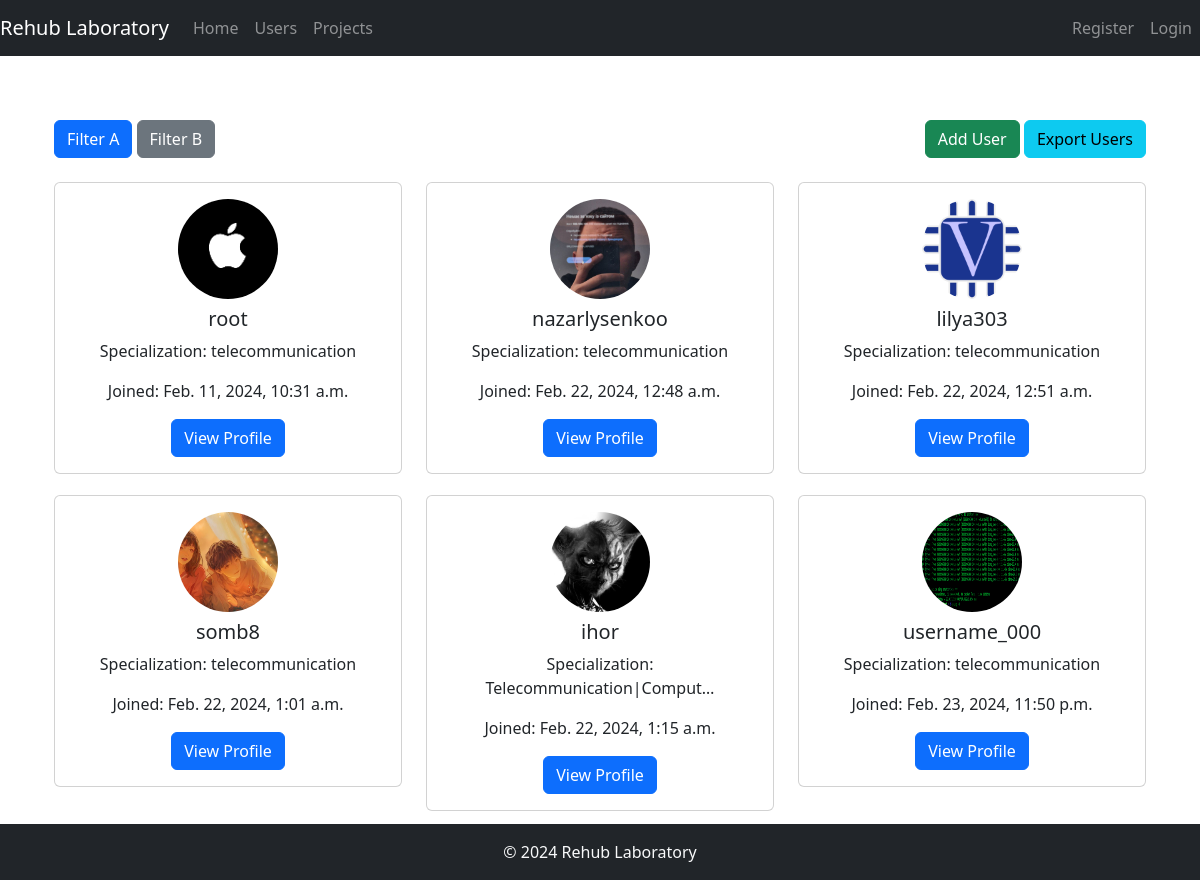
/users/, run on the app's committed database.
### forum/models.py (models this page shows)
class CustomUser(AbstractUser):
    slug = AutoSlugField(populate_from='username',null= True)
    photo = models.ImageField(upload_to='user_photos/', null=True, blank=True)
    specialization = models.CharField(max_length=100,null=True)
    telegram = models.CharField(max_length=100,null=True)
    course = models.IntegerField(null = True)
    description_profile = models.TextField(null=True)
    def get_absolute_url(self):
        return reverse('profile',kwargs={'slug':self.slug})

### forum/views.py (the view)
# urls.py: path('users/',Users.as_view(),name = 'users'),
class Users(UserMixin,ListView):
    model = CustomUser
    template_name = 'forum/users.html'
    context_object_name = 'data_users'
    def get_context_data(self, **kwargs):
        context = super().get_context_data(**kwargs)
        if self.request.user.id != None:
            context.update(self.get_user_details_by_id(self.request.user.id))
        context['users'] = CustomUser.objects.all()
        users_ = CustomUser.objects.all()
        for user in users_:
            print(f'CustomUser.objects.all() , username: {user.username} photo: {user.photo}')
        return context

### forum/templates/forum/users.html (shortened to what this page needs)
{% extends 'forum/base.html' %}
{% load custom_filters %}
{% block content %}
<div class="container-fluid">
    <div class="row my-3">
        <div class="col-12">
            <div class="d-flex justify-content-between">
                <div>
                    <button class="btn btn-primary">Filter A</button>
                    <button class="btn btn-secondary">Filter B</button>
                </div>
                <div>
                    <button class="btn btn-success">Add User</button>
                    <button class="btn btn-info">Export Users</button>
                </div>
            </div>
        </div>
    </div>
    <div class="row users-section">
        {% for user in users %}
        <div class="col-md-4 my-2">
            <div class="card">
                <div class="card-body text-center">
                    <img src="{{ user.photo.url }}" alt="{{ user.username }}'s photo" class="img-fluid rounded-circle mb-2" style="width: 100px; height: 100px;">
                    <h5 class="card-title">{{ user.username }}</h5>
                    <p class="card-text">Specialization: {{ user.specialization|truncatechars:25 }}</p>
                    <p class="card-text">Joined: {{ user.date_joined }}</p>
                    <a href="{{ user.get_absolute_url }}" class="btn btn-primary">View Profile</a>
                </div>
            </div>
        </div>
        {% endfor %}
    </div>
</div>
{% endblock %}

### forum/static/forum/css/style.css (style rules this page uses)
body { display: flex; flex-direction: column; min-height: 100vh; }
.card { margin-bottom: 5px; }

### forum/static/forum/css/projects.css (style rules this page uses)
.card-title { display: block; }

### data on the page
CustomUser: photo (picture), username "root", specialization "telecommunication", date_joined "Feb. 11, 2024, 10:31 a.m."
CustomUser: photo (picture), username "nazarlysenkoo", specialization "telecommunication", date_joined "Feb. 22, 2024, 12:48 a.m."
CustomUser: photo (picture), username "lilya303", specialization "telecommunication", date_joined "Feb. 22, 2024, 12:51 a.m."
CustomUser: photo (picture), username "somb8", specialization "telecommunication", date_joined "Feb. 22, 2024, 1:01 a.m."
CustomUser: photo (picture), username "ihor", specialization "Telecommunication|Comput…", date_joined "Feb. 22, 2024, 1:15 a.m."
CustomUser: photo (picture), username "username_000", specialization "telecommunication", date_joined "Feb. 23, 2024, 11:50 p.m."
